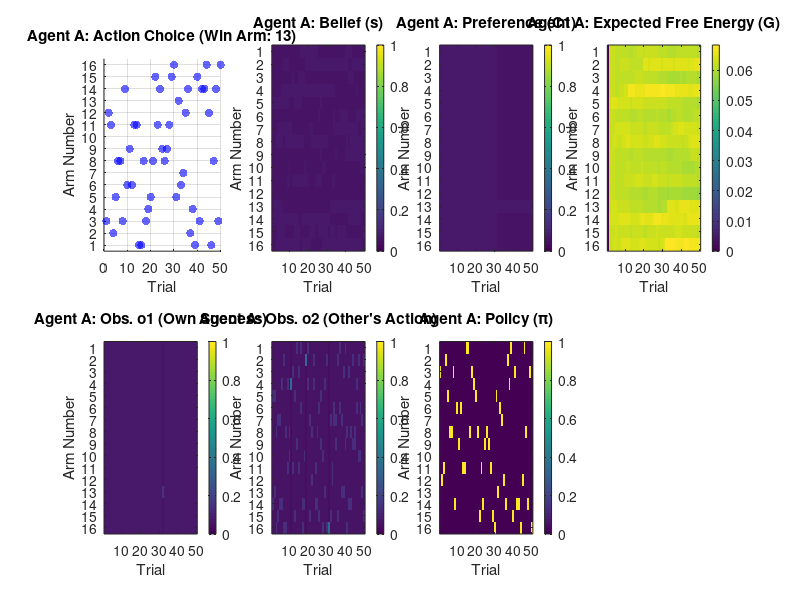
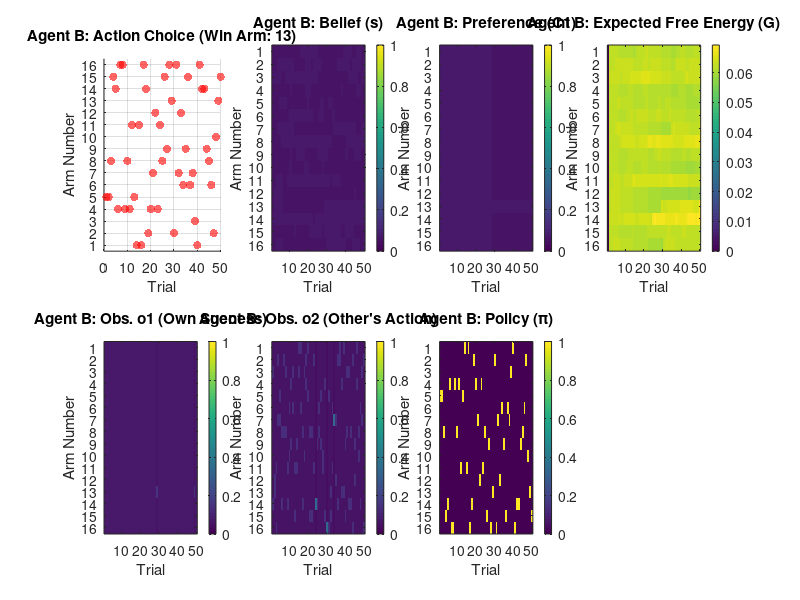
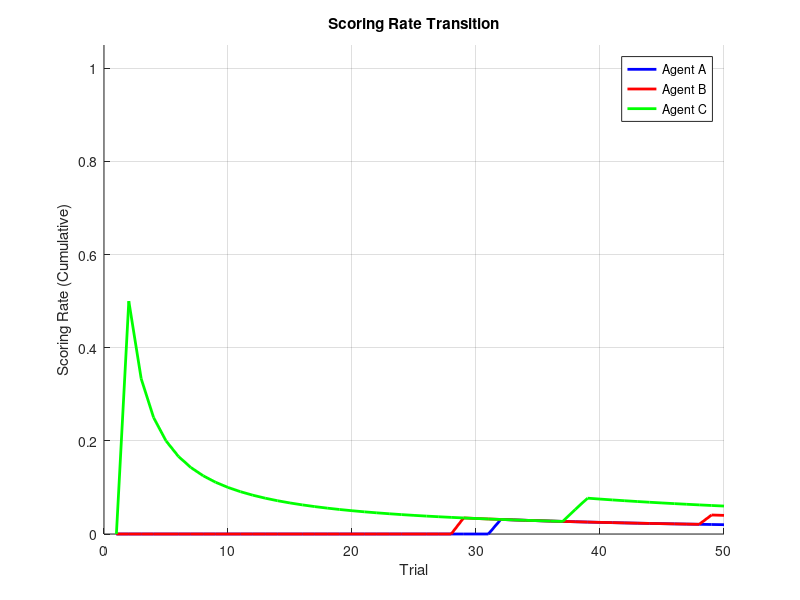

Reproduce these figures in MATLAB, in order. (Note: this script raises an error after producing the figures.)
%% 社会的探索を行う能動的推論モデル (エージェント3人版)
% =========================================================================
clear;
close all;
clc;

%% ヘルパー関数
function y = softmax(x)
    % 数値的安定性のための修正
    x_shifted = x - max(x);
    y = exp(x_shifted) / sum(exp(x_shifted));
end

%% ステップ 0: 初期化
% -------------------------------------------------------------------------
% シミュレーション設定
num_trials = 50; % 総試行回数
num_arms = 16;    % バンディットの腕の数

alpha = 0.1;

% 微小値
epsilon = 1e-9;

% 選好の重み
w_reward = 0.8;
w_social = 1.0 - w_reward;

% 環境設定
winning_arm = randi(num_arms); % 当たりの腕をランダムに決定
fprintf('環境設定: 当たりのレバーは %d 番です。\n\n', winning_arm);

% --- 生成モデルの定義 ---
% A: 尤度行列 (観測は正確)
A = {eye(num_arms), eye(num_arms)};

% B: 遷移行列 (行動iは状態iへ決定論的に遷移)
B = cell(num_arms, 1);
for i = 1:num_arms
    B{i} = zeros(num_arms, num_arms);
    B{i}(i, :) = 1;
end

% --- エージェントの初期化 ---
% エージェントA
agent_A.s = ones(num_arms, 1) / num_arms;
agent_A.pi = ones(num_arms, 1) / num_arms;
agent_A.o1_cum = zeros(num_arms, 1);
agent_A.o2_cum = zeros(num_arms, 1);
C_o1_A = softmax(agent_A.o1_cum);
C_o2_A = softmax(agent_A.o2_cum);

% エージェントB
agent_B = agent_A;
C_o1_B = C_o1_A;
C_o2_B = C_o2_A;

% ★★★ エージェントCを追加 ★★★
agent_C = agent_A;
C_o1_C = C_o1_A;
C_o2_C = C_o2_A;


% --- 履歴の保存用変数 ---
history.actions_A = zeros(1, num_trials);
history.actions_B = zeros(1, num_trials);
history.beliefs_A = zeros(num_arms, num_trials);
history.beliefs_B = zeros(num_arms, num_trials);
history.g_A = zeros(num_arms, num_trials);
history.g_B = zeros(num_arms, num_trials);
history.c1_A = zeros(num_arms, num_trials);
history.c2_A = zeros(num_arms, num_trials);
history.c1_B = zeros(num_arms, num_trials);
history.c2_B = zeros(num_arms, num_trials);
history.pi_A = zeros(num_arms, num_trials);
history.pi_B = zeros(num_arms, num_trials);
history.o1_A = zeros(num_arms, num_trials);
history.o2_A = zeros(num_arms, num_trials);
history.o1_B = zeros(num_arms, num_trials);
history.o2_B = zeros(num_arms, num_trials);

% ★★★ エージェントCの履歴変数を追加 ★★★
history.actions_C = zeros(1, num_trials);
history.beliefs_C = zeros(num_arms, num_trials);
history.g_C = zeros(num_arms, num_trials);
history.c1_C = zeros(num_arms, num_trials);
history.c2_C = zeros(num_arms, num_trials);
history.pi_C = zeros(num_arms, num_trials);
history.o1_C = zeros(num_arms, num_trials);
history.o2_C = zeros(num_arms, num_trials);


%% シミュレーションループ
% =========================================================================
fprintf('シミュレーションを開始します...\n');
for t = 1:num_trials
    fprintf('--- トライアル %d ---\n', t);

    if t == 1
        % 初回はランダムに行動を選択
        action_A = randi(num_arms);
        action_B = randi(num_arms);
        action_C = randi(num_arms); % ★Cの行動を追加

        agent_A.pi = zeros(num_arms, 1); agent_A.pi(action_A) = 1;
        agent_B.pi = zeros(num_arms, 1); agent_B.pi(action_B) = 1;
        agent_C.pi = zeros(num_arms, 1); agent_C.pi(action_C) = 1; % ★Cの方策を更新
    else
        % ステップ 1: 期待自由エネルギー (G) の計算
        % --- エージェントA ---
        Qc_A = kron(C_o1_A, C_o2_A);
        G_A = zeros(num_arms, 1);
        for i = 1:num_arms
            s_predicted_A = B{i} * agent_A.s;
            qo1_A = A{1} * s_predicted_A;
            qo2_A = A{2} * s_predicted_A;
            Qs_A = kron(qo1_A, qo2_A);
            G_A(i) = Qs_A' * (log(Qs_A + epsilon) - log(Qc_A + epsilon));
        end

        % --- エージェントB ---
        Qc_B = kron(C_o1_B, C_o2_B);
        G_B = zeros(num_arms, 1);
        for i = 1:num_arms
            s_predicted_B = B{i} * agent_B.s;
            qo1_B = A{1} * s_predicted_B;
            qo2_B = A{2} * s_predicted_B;
            Qs_B = kron(qo1_B, qo2_B);
            G_B(i) = Qs_B' * (log(Qs_B + epsilon) - log(Qc_B + epsilon));
        end

        % ★★★ エージェントCのG計算を追加 ★★★
        % --- エージェントC ---
        Qc_C = kron(C_o1_C, C_o2_C);
        G_C = zeros(num_arms, 1);
        for i = 1:num_arms
            s_predicted_C = B{i} * agent_C.s;
            qo1_C = A{1} * s_predicted_C;
            qo2_C = A{2} * s_predicted_C;
            Qs_C = kron(qo1_C, qo2_C);
            G_C(i) = Qs_C' * (log(Qs_C + epsilon) - log(Qc_C + epsilon));
        end

        % Gをソフトマックス関数で変換して行動選択確率に
        transformed_G_A = softmax(-G_A);
        transformed_G_B = softmax(-G_B);
        transformed_G_C = softmax(-G_C); % ★CのGを変換

        % Gに基づく行動選択
        action_A = find(rand < cumsum(transformed_G_A), 1);
        action_B = find(rand < cumsum(transformed_G_B), 1);
        action_C = find(rand < cumsum(transformed_G_C), 1); % ★Cの行動を選択

        % 方策(pi)を更新
        agent_A.pi = zeros(num_arms, 1); agent_A.pi(action_A) = 1;
        agent_B.pi = zeros(num_arms, 1); agent_B.pi(action_B) = 1;
        agent_C.pi = zeros(num_arms, 1); agent_C.pi(action_C) = 1; % ★Cの方策を更新
    end

    % ステップ 3: 観測の生成
    o1_A = zeros(num_arms, 1); if action_A == winning_arm; o1_A(action_A) = 1; end
    o1_B = zeros(num_arms, 1); if action_B == winning_arm; o1_B(action_B) = 1; end
    o1_C = zeros(num_arms, 1); if action_C == winning_arm; o1_C(action_C) = 1; end % ★Cの個人的観測

    % ★★★ 社会的観測を他の2エージェントの行動から生成 ★★★
    o2_A_vec = zeros(num_arms, 1); o2_A_vec(action_B) = 1; o2_A_vec(action_C) = o2_A_vec(action_C) + 1;
    o2_B_vec = zeros(num_arms, 1); o2_B_vec(action_A) = 1; o2_B_vec(action_C) = o2_B_vec(action_C) + 1;
    o2_C_vec = zeros(num_arms, 1); o2_C_vec(action_A) = 1; o2_C_vec(action_B) = o2_C_vec(action_B) + 1;

    o1_A = softmax(o1_A);
    o1_B = softmax(o1_B);
    o1_C = softmax(o1_C); % ★
    o2_A = softmax(o2_A_vec);
    o2_B = softmax(o2_B_vec);
    o2_C = softmax(o2_C_vec); % ★

    % ステップ 4: 信念 (s) の更新
    s_prev_A = agent_A.s;
    s_prev_B = agent_B.s;
    s_prev_C = agent_C.s; % ★

    % --- エージェントA ---
    ln_s_prior_A = log(B{action_A}' + epsilon) * s_prev_A;
    X_A = w_reward * (log(A{1} + epsilon)' * o1_A) + w_social * (log(A{2} + epsilon)' * o2_A);
    log_s_posterior_A = ln_s_prior_A + X_A;
    log_s_new_A = (1 - alpha) * log(s_prev_A + epsilon) + alpha * log_s_posterior_A;
    agent_A.s = softmax(log_s_new_A);

    % --- エージェントB ---
    ln_s_prior_B = log(B{action_B}' + epsilon) * s_prev_B;
    X_B = w_reward * (log(A{1} + epsilon)' * o1_B) + w_social * (log(A{2} + epsilon)' * o2_B);
    log_s_posterior_B = ln_s_prior_B + X_B;
    log_s_new_B = (1 - alpha) * log(s_prev_B + epsilon) + alpha * log_s_posterior_B;
    agent_B.s = softmax(log_s_new_B);

    % ★★★ エージェントCの信念更新を追加 ★★★
    % --- エージェントC ---
    ln_s_prior_C = log(B{action_C}' + epsilon) * s_prev_C;
    X_C = w_reward * (log(A{1} + epsilon)' * o1_C) + w_social * (log(A{2} + epsilon)' * o2_C);
    log_s_posterior_C = ln_s_prior_C + X_C;
    log_s_new_C = (1 - alpha) * log(s_prev_C + epsilon) + alpha * log_s_posterior_C;
    agent_C.s = softmax(log_s_new_C);

    % ステップ 5: 事前選好 (C) の更新
    agent_A.o1_cum = agent_A.o1_cum + w_reward * o1_A;
    agent_A.o2_cum = agent_A.o2_cum + w_social * o2_A;
    agent_B.o1_cum = agent_B.o1_cum + w_reward * o1_B;
    agent_B.o2_cum = agent_B.o2_cum + w_social * o2_B;
    % ★★★ エージェントCの事前選好更新を追加 ★★★
    agent_C.o1_cum = agent_C.o1_cum + w_reward * o1_C;
    agent_C.o2_cum = agent_C.o2_cum + w_social * o2_C;

    C_o1_A = softmax(agent_A.o1_cum);
    C_o2_A = softmax(agent_A.o2_cum);
    C_o1_B = softmax(agent_B.o1_cum);
    C_o2_B = softmax(agent_B.o2_cum);
    % ★★★ エージェントCのCを更新 ★★★
    C_o1_C = softmax(agent_C.o1_cum);
    C_o2_C = softmax(agent_C.o2_cum);

    % ステップ 6: 全てのデータを履歴に記録
    history.actions_A(t) = action_A;
    history.actions_B(t) = action_B;
    history.actions_C(t) = action_C; % ★
    history.beliefs_A(:, t) = agent_A.s;
    history.beliefs_B(:, t) = agent_B.s;
    history.beliefs_C(:, t) = agent_C.s; % ★
    if t > 1
        history.g_A(:, t) = transformed_G_A;
        history.g_B(:, t) = transformed_G_B;
        history.g_C(:, t) = transformed_G_C; % ★
    end
    history.c1_A(:, t) = C_o1_A;
    history.c2_A(:, t) = C_o2_A;
    history.c1_B(:, t) = C_o1_B;
    history.c2_B(:, t) = C_o2_B;
    history.c1_C(:, t) = C_o1_C; % ★
    history.c2_C(:, t) = C_o2_C; % ★
    history.pi_A(:, t) = agent_A.pi;
    history.pi_B(:, t) = agent_B.pi;
    history.pi_C(:, t) = agent_C.pi; % ★
    history.o1_A(:, t) = o1_A;
    history.o2_A(:, t) = o2_A;
    history.o1_B(:, t) = o1_B;
    history.o2_B(:, t) = o2_B;
    history.o1_C(:, t) = o1_C; % ★
    history.o2_C(:, t) = o2_C; % ★
end
fprintf('シミュレーション完了。\n');

%% シミュレーション結果の可視化スクリプト (ウィンドウを分割)
% =========================================================================
fprintf('結果をプロットします...\n');

trials_vec = 1:num_trials;

%% --- エージェントAのグラフ (Figure 1) ---
figure('Name', 'Agent A: Simulation Dynamics', 'Position', [10, 300, 1200, 600]);

% 1. Action Choice
subplot(2, 4, 1);
scatter(trials_vec, history.actions_A, 36, 'b', 'filled', 'MarkerFaceAlpha', 0.6);
title(['Agent A: Action Choice (Win Arm: ' num2str(winning_arm) ')']);
xlabel('Trial'); ylabel('Arm Number'); ylim([0.5, num_arms + 0.5]); yticks(1:num_arms); grid on;

% 2. Belief (s)
subplot(2, 4, 2);
imagesc(trials_vec, 1:num_arms, history.beliefs_A);
title('Agent A: Belief (s)');
xlabel('Trial'); ylabel('Arm Number'); yticks(1:num_arms); colorbar; caxis([0 1]);

% 3. Preference (C1)
subplot(2, 4, 3);
imagesc(trials_vec, 1:num_arms, history.c1_A);
title('Agent A: Preference (C1)');
xlabel('Trial'); ylabel('Arm Number'); yticks(1:num_arms); colorbar; caxis([0 1]);

% 4. Expected Free Energy (G)
subplot(2, 4, 4);
imagesc(trials_vec, 1:num_arms, history.g_A);
title('Agent A: Expected Free Energy (G)');
xlabel('Trial'); ylabel('Arm Number'); yticks(1:num_arms); colorbar;

% 5. Observation o1 (Own Success)
subplot(2, 4, 5);
imagesc(trials_vec, 1:num_arms, history.o1_A);
title('Agent A: Obs. o1 (Own Success)');
xlabel('Trial'); ylabel('Arm Number'); yticks(1:num_arms); colorbar; caxis([0 1]);

% 6. Observation o2 (Other's Action)
subplot(2, 4, 6);
imagesc(trials_vec, 1:num_arms, history.o2_A);
title('Agent A: Obs. o2 (Other''s Action)');
xlabel('Trial'); ylabel('Arm Number'); yticks(1:num_arms); colorbar; caxis([0 1]);

% 7. Policy (pi)
subplot(2, 4, 7);
imagesc(trials_vec, 1:num_arms, history.pi_A);
title('Agent A: Policy (\pi)');
xlabel('Trial'); ylabel('Arm Number'); yticks(1:num_arms); colorbar; caxis([0 1]);


%% --- エージェントBのグラフ (Figure 2) ---
figure('Name', 'Agent B: Simulation Dynamics', 'Position', [60, 200, 1200, 600]);

% 1. Action Choice
subplot(2, 4, 1);
scatter(trials_vec, history.actions_B, 36, 'r', 'filled', 'MarkerFaceAlpha', 0.6);
title(['Agent B: Action Choice (Win Arm: ' num2str(winning_arm) ')']);
xlabel('Trial'); ylabel('Arm Number'); ylim([0.5, num_arms + 0.5]); yticks(1:num_arms); grid on;

% 2. Belief (s)
subplot(2, 4, 2);
imagesc(trials_vec, 1:num_arms, history.beliefs_B);
title('Agent B: Belief (s)');
xlabel('Trial'); ylabel('Arm Number'); yticks(1:num_arms); colorbar; caxis([0 1]);

% 3. Preference (C1)
subplot(2, 4, 3);
imagesc(trials_vec, 1:num_arms, history.c1_B);
title('Agent B: Preference (C1)');
xlabel('Trial'); ylabel('Arm Number'); yticks(1:num_arms); colorbar; caxis([0 1]);

% 4. Expected Free Energy (G)
subplot(2, 4, 4);
imagesc(trials_vec, 1:num_arms, history.g_B);
title('Agent B: Expected Free Energy (G)');
xlabel('Trial'); ylabel('Arm Number'); yticks(1:num_arms); colorbar;

% 5. Observation o1 (Own Success)
subplot(2, 4, 5);
imagesc(trials_vec, 1:num_arms, history.o1_B);
title('Agent B: Obs. o1 (Own Success)');
xlabel('Trial'); ylabel('Arm Number'); yticks(1:num_arms); colorbar; caxis([0 1]);

% 6. Observation o2 (Other's Action)
subplot(2, 4, 6);
imagesc(trials_vec, 1:num_arms, history.o2_B);
title('Agent B: Obs. o2 (Other''s Action)');
xlabel('Trial'); ylabel('Arm Number'); yticks(1:num_arms); colorbar; caxis([0 1]);

% 7. Policy (pi)
subplot(2, 4, 7);
imagesc(trials_vec, 1:num_arms, history.pi_B);
title('Agent B: Policy (\pi)');
xlabel('Trial'); ylabel('Arm Number'); yticks(1:num_arms); colorbar; caxis([0 1]);

fprintf('プロット完了。\n');

%% --- パフォーマンスの可視化 (得点率の推移) ---
fprintf('得点率をプロットします...\n');

% 試行回数のベクトルを定義
trials_vec = 1:num_trials;

% 1. 得点率の計算
% 各試行で正解したかどうかを判定 (正解なら1, 不正解なら0)
is_correct_A = (history.actions_A == winning_arm);
is_correct_B = (history.actions_B == winning_arm);
is_correct_C = (history.actions_C == winning_arm); % ★エージェントCの正解判定を追加

% 各試行までの正解数の累計を計算
cumulative_correct_A = cumsum(is_correct_A);
cumulative_correct_B = cumsum(is_correct_B);
cumulative_correct_C = cumsum(is_correct_C); % ★エージェントCの累計を追加

% 各試行までの得点率を計算
scoring_rate_A = cumulative_correct_A ./ trials_vec;
scoring_rate_B = cumulative_correct_B ./ trials_vec;
scoring_rate_C = cumulative_correct_C ./ trials_vec; % ★エージェントCの得点率を追加

% 2. 新しいFigureを作成してプロット
figure('Name', 'Performance Comparison: Scoring Rate');
hold on; % 複数のプロットを重ね書きする設定

% エージェントAの得点率をプロット
plot(trials_vec, scoring_rate_A, 'b-', 'LineWidth', 2, 'DisplayName', 'Agent A');
% エージェントBの得点率をプロット
plot(trials_vec, scoring_rate_B, 'r-', 'LineWidth', 2, 'DisplayName', 'Agent B');
% ★エージェントCの得点率をプロット
plot(trials_vec, scoring_rate_C, 'g-', 'LineWidth', 2, 'DisplayName', 'Agent C');

hold off; % 重ね書き設定を終了

% グラフの体裁を整える
title('Scoring Rate Transition');
xlabel('Trial');
ylabel('Scoring Rate (Cumulative)');
legend('show'); % 凡例を表示
grid on;
ylim([0 1.05]); % Y軸の範囲を0から1.05に設定

% チャンスレベル (ランダムに選択した場合の期待値) の線を追加
chance_level = 1 / num_arms;
yline(chance_level, 'k--', 'DisplayName', sprintf('Chance Level (%.2f)', chance_level));

fprintf('得点率プロット完了。\n');
